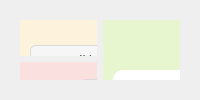
      <widget class="QWidget" name="page_sport">
       <layout class="QGridLayout" name="gridLayout_3">
        <item row="0" column="0">
         <widget class="QWidget" name="widget_8" native="true">
          <layout class="QGridLayout" name="gridLayout_9">
           <item row="0" column="1" rowspan="3">
            <widget class="QWidget" name="widget_20" native="true">
             <property name="styleSheet">
              <string notr="true">background-color: rgb(231, 246, 206);</string>
             </property>
             <widget class="QPushButton" name="viewProgressActivity">
              <property name="geometry">
               <rect>
                <x>110</x>
                <y>10</y>
                <width>141</width>
                <height>32</height>
               </rect>
              </property>
              <property name="styleSheet">
               <string notr="true">QPushButton#viewProgressActivity {
float: right;
border: 1px solid rgb(218, 218, 218);
font: 900 9pt &quot;Arial Black&quot;;
margin-right: 3%;
margin-top: 5px;
border-radius: 5px;
-moz-border-radius: 5px;
-webkit-border-radius: 5px;
padding: 5px 9px;
font-size: 1.2em;
background-color: rgb(246, 246, 246);
text-shadow: #454545 0 0 2px;
color: rgb(38, 50, 56);
}
QPushButton#viewProgressActivity:pressed {
background-color: rgb(218, 218, 218);
border-style: inset;
}</string>
              </property>
              <property name="text">
               <string>ACTIVITY TREND</string>
              </property>
             </widget>
             <widget class="QChartView" name="activityProgressGraphicsView">
              <property name="geometry">
               <rect>
                <x>10</x>
                <y>50</y>
                <width>331</width>
                <height>421</height>
               </rect>
              </property>
              <property name="font">
               <font>
                <family>Arial</family>
               </font>
              </property>
              <property name="styleSheet">
               <string notr="true">background-color: rgb(255, 255, 255);
border-radius: 10px;</string>
              </property>
             </widget>
            </widget>
           </item>
           <item row="0" column="0" rowspan="2">
            <widget class="QWidget" name="widget_7" native="true">
             <property name="styleSheet">
              <string notr="true">background-color: rgb(253, 243, 221);</string>
             </property>
             <widget class="QComboBox" name="activityComboBox">
              <property name="geometry">
               <rect>
                <x>10</x>
                <y>140</y>
                <width>331</width>
                <height>22</height>
               </rect>
              </property>
              <property name="styleSheet">
               <string notr="true">background-color: rgb(255, 255, 255);
border: 1px solid rgb(218, 218, 218);</string>
              </property>
              <property name="insertPolicy">
               <enum>QComboBox::InsertAtBottom</enum>
              </property>
             </widget>
             <widget class="QLabel" name="label_11">
              <property name="geometry">
               <rect>
                <x>10</x>
                <y>0</y>
                <width>341</width>
                <height>21</height>
               </rect>
              </property>
              <property name="font">
               <font>
                <family>Arial Black</family>
                <bold>true</bold>
               </font>
              </property>
              <property name="styleSheet">
               <string notr="true">color: rgb(38, 50, 56);</string>
              </property>
              <property name="text">
               <string>CHOOSE A CATEGORY</string>
              </property>
              <property name="alignment">
               <set>Qt::AlignCenter</set>
              </property>
             </widget>
             <widget class="QLabel" name="label_12">
              <property name="geometry">
               <rect>
                <x>10</x>
                <y>120</y>
                <width>341</width>
                <height>20</height>
               </rect>
              </property>
              <property name="font">
               <font>
                <family>Arial Black</family>
                <pointsize>9</pointsize>
                <bold>true</bold>
               </font>
              </property>
              <property name="styleSheet">
               <string notr="true">color: rgb(38, 50, 56);</string>
              </property>
              <property name="text">
               <string>Activity</string>
              </property>
              <property name="alignment">
               <set>Qt::AlignCenter</set>
              </property>
             </widget>
             <widget class="QGroupBox" name="groupBox">
              <property name="geometry">
               <rect>
                <x>10</x>
                <y>170</y>
                <width>331</width>
                <height>71</height>
               </rect>
              </property>
              <property name="styleSheet">
               <string notr="true">background-color: rgb(253, 227, 170);
border-radius: 10px;</string>
              </property>
              <property name="title">
               <string/>
              </property>
              <widget class="QWidget" name="layoutWidget">
               <property name="geometry">
                <rect>
                 <x>10</x>
                 <y>10</y>
                 <width>321</width>
                 <height>52</height>
                </rect>
               </property>
               <layout class="QGridLayout" name="gridLayout_4">
                <item row="0" column="0">
                 <widget class="QLabel" name="label_9">
                  <property name="font">
                   <font>
                    <family>Arial Black</family>
                   </font>
                  </property>
                  <property name="styleSheet">
                   <string notr="true">color: rgb(38, 50, 56);</string>
                  </property>
                  <property name="text">
                   <string>DURATION</string>
                  </property>
                 </widget>
                </item>
                <item row="0" column="3">
                 <widget class="QLineEdit" name="minDLineEdit">
                  <property name="styleSheet">
                   <string notr="true">background-color: rgb(255, 255, 255);
border: 1px solid rgb(218, 218, 218);
</string>
                  </property>
                 </widget>
                </item>
                <item row="1" column="0">
                 <widget class="QLabel" name="label_10">
                  <property name="font">
                   <font>
                    <family>Arial Black</family>
                   </font>
                  </property>
                  <property name="styleSheet">
                   <string notr="true">color: rgb(38, 50, 56);</string>
                  </property>
                  <property name="text">
                   <string>BODY WEIGHT</string>
                  </property>
                 </widget>
                </item>
                <item row="0" column="2">
                 <widget class="QLabel" name="label_13">
                  <property name="font">
                   <font>
                    <family>Arial Black</family>
                   </font>
                  </property>
                  <property name="text">
                   <string>h</string>
                  </property>
                 </widget>
                </item>
                <item row="0" column="1">
                 <widget class="QLineEdit" name="hourDLineEdit">
                  <property name="styleSheet">
                   <string notr="true">background-color: rgb(255, 255, 255);
border: 1px solid rgb(218, 218, 218);
</string>
                  </property>
                 </widget>
                </item>
                <item row="1" column="2">
                 <widget class="QLabel" name="label_15">
                  <property name="styleSheet">
                   <string notr="true">font: 900 9pt &quot;Arial Black&quot;;</string>
                  </property>
                  <property name="text">
                   <string>kg</string>
                  </property>
                 </widget>
                </item>
                <item row="1" column="1">
                 <widget class="QLineEdit" name="weightLineEdit">
                  <property name="toolTip">
                   <string>&lt;html&gt;&lt;head/&gt;&lt;body&gt;&lt;p&gt;Enter your weight&lt;/p&gt;&lt;/body&gt;&lt;/html&gt;</string>
                  </property>
                  <property name="styleSheet">
                   <string notr="true">background-color: rgb(255, 255, 255);
border: 1px solid rgb(218, 218, 218);
</string>
                  </property>
                 </widget>
                </item>
                <item row="0" column="4">
                 <widget class="QLabel" name="label_14">
                  <property name="styleSheet">
                   <string notr="true">font: 900 9pt &quot;Arial Black&quot;;</string>
                  </property>
                  <property name="text">
                   <string>min</string>
                  </property>
                 </widget>
                </item>
               </layout>
              </widget>
             </widget>
             <widget class="QPushButton" name="lsPushButton">
              <property name="geometry">
               <rect>
                <x>90</x>
                <y>70</y>
                <width>161</width>
                <height>51</height>
               </rect>
              </property>
              <property name="font">
               <font>
                <family>Arial Black</family>
                <pointsize>9</pointsize>
                <italic>false</italic>
                <fontweight>Black</fontweight>
               </font>
              </property>
              <property name="styleSheet">
               <string notr="true">QPushButton#lsPushButton {
float: right;
border: 1px solid rgb(218, 218, 218);
font: 900 9pt &quot;Arial Black&quot;;
margin-right: 3%;
margin-top: 5px;
border-radius: 5px;
-moz-border-radius: 5px;
-webkit-border-radius: 5px;
padding: 5px 9px;
font-size: 1.2em;
background-color: rgb(246, 246, 246);
text-shadow: #454545 0 0 2px;
color: rgb(38, 50, 56);
}
QPushButton#lsPushButton:pressed {
background-color: rgb(218, 218, 218);
border-style: inset;
}</string>
              </property>
              <property name="text">
               <string>Leisure time and
 sports</string>
              </property>
              <property name="icon">
               <iconset resource="things.qrc">
                <normaloff>:/resource/workout (3).png</normaloff>:/resource/workout (3).png</iconset>
              </property>
              <property name="iconSize">
               <size>
                <width>30</width>
                <height>30</height>
               </size>
              </property>
             </widget>
             <widget class="QPushButton" name="hoPushButton">
              <property name="geometry">
               <rect>
                <x>179</x>
                <y>20</y>
                <width>161</width>
                <height>51</height>
               </rect>
              </property>
              <property name="font">
               <font>
                <family>Arial Black</family>
                <pointsize>9</pointsize>
                <italic>false</italic>
                <fontweight>Black</fontweight>
               </font>
              </property>
              <property name="styleSheet">
               <string notr="true">QPushButton#hoPushButton {
float: right;
border: 1px solid rgb(218, 218, 218);
font: 900 9pt &quot;Arial Black&quot;;
margin-right: 3%;
margin-top: 5px;
border-radius: 5px;
-moz-border-radius: 5px;
-webkit-border-radius: 5px;
padding: 5px 9px;
font-size: 1.2em;
background-color: rgb(246, 246, 246);
text-shadow: #454545 0 0 2px;
color: rgb(38, 50, 56);
}
QPushButton#hoPushButton:pressed {
background-color: rgb(218, 218, 218);
border-style: inset;
}</string>
              </property>
              <property name="text">
               <string>Household and
 occupation</string>
              </property>
              <property name="icon">
               <iconset resource="things.qrc">
                <normaloff>:/resource/workout.png</normaloff>:/resource/workout.png</iconset>
              </property>
              <property name="iconSize">
               <size>
                <width>30</width>
                <height>30</height>
               </size>
              </property>
             </widget>
             <widget class="QPushButton" name="wjrPushButton">
              <property name="geometry">
               <rect>
                <x>10</x>
                <y>20</y>
                <width>161</width>
                <height>51</height>
               </rect>
              </property>
              <property name="font">
               <font>
                <family>Arial Black</family>
                <pointsize>9</pointsize>
                <italic>false</italic>
                <fontweight>Black</fontweight>
               </font>
              </property>
              <property name="styleSheet">
               <string notr="true">QPushButton#wjrPushButton {
float: right;
border: 1px solid rgb(218, 218, 218);
font: 900 9pt &quot;Arial Black&quot;;
margin-right: 3%;
margin-top: 5px;
border-radius: 5px;
-moz-border-radius: 5px;
-webkit-border-radius: 5px;
padding: 5px 9px;
font-size: 1.2em;
background-color: rgb(246, 246, 246);
text-shadow: #454545 0 0 2px;
color: rgb(38, 50, 56);
}
QPushButton#wjrPushButton:pressed {
background-color: rgb(218, 218, 218);
border-style: inset;
}</string>
              </property>
              <property name="text">
               <string>Walking, jogging
 and running</string>
              </property>
              <property name="icon">
               <iconset resource="things.qrc">
                <normaloff>:/resource/workout (2).png</normaloff>:/resource/workout (2).png</iconset>
              </property>
              <property name="iconSize">
               <size>
                <width>30</width>
                <height>30</height>
               </size>
              </property>
             </widget>
             <widget class="QPushButton" name="calculatePushButton">
              <property name="geometry">
               <rect>
                <x>130</x>
                <y>240</y>
                <width>101</width>
                <height>31</height>
               </rect>
              </property>
              <property name="font">
               <font>
                <family>Arial Black</family>
                <pointsize>9</pointsize>
                <italic>false</italic>
                <fontweight>Black</fontweight>
               </font>
              </property>
              <property name="styleSheet">
               <string notr="true">QPushButton#calculatePushButton {
float: right;
border: 1px solid rgb(218, 218, 218);
font: 900 9pt &quot;Arial Black&quot;;
margin-right: 3%;
margin-top: 5px;
border-radius: 5px;
-moz-border-radius: 5px;
-webkit-border-radius: 5px;
padding: 5px 9px;
font-size: 1.2em;
background-color: rgb(246, 246, 246);
text-shadow: #454545 0 0 2px;
color: rgb(38, 50, 56);
}
QPushButton#calculatePushButton:pressed {
background-color: rgb(218, 218, 218);
border-style: inset;
}</string>
              </property>
              <property name="text">
               <string>CALCULATE</string>
              </property>
             </widget>
             <widget class="QGroupBox" name="groupBox_2">
              <property name="geometry">
               <rect>
                <x>10</x>
                <y>280</y>
                <width>331</width>
                <height>61</height>
               </rect>
              </property>
              <property name="styleSheet">
               <string notr="true">font: 900 9pt &quot;Arial Black&quot;;
color: rgb(38, 50, 56);</string>
              </property>
              <property name="title">
               <string>RESULT</string>
              </property>
              <layout class="QGridLayout" name="gridLayout_12">
               <item row="0" column="0">
                <layout class="QHBoxLayout" name="horizontalLayout_4">
                 <item>
                  <widget class="QLabel" name="totalCalorieActivityLabel">
                   <property name="styleSheet">
                    <string notr="true">background-color: rgb(255, 255, 255);
border-radius: 10px;
border: 1px solid rgb(218, 218, 218);</string>
                   </property>
                   <property name="text">
                    <string/>
                   </property>
                   <property name="alignment">
                    <set>Qt::AlignCenter</set>
                   </property>
                  </widget>
                 </item>
                 <item>
                  <widget class="QLabel" name="label_37">
                   <property name="font">
                    <font>
                     <family>Arial Black</family>
                     <pointsize>9</pointsize>
                     <italic>false</italic>
                     <fontweight>Black</fontweight>
                    </font>
                   </property>
                   <property name="text">
                    <string>&lt;html&gt;&lt;head/&gt;&lt;body&gt;&lt;p&gt;&lt;span style=&quot; font-size:10pt;&quot;&gt;Calories&lt;/span&gt;&lt;/p&gt;&lt;/body&gt;&lt;/html&gt;</string>
                   </property>
                  </widget>
                 </item>
                </layout>
               </item>
              </layout>
             </widget>
            </widget>
           </item>
           <item row="2" column="0">
            <widget class="QWidget" name="widget_9" native="true">
             <property name="styleSheet">
              <string notr="true">background-color: rgb(251, 224, 224);</string>
             </property>
             <widget class="QTableWidget" name="tableWidget">
              <property name="geometry">
               <rect>
                <x>10</x>
                <y>50</y>
                <width>331</width>
                <height>121</height>
               </rect>
              </property>
             </widget>
             <widget class="QTableWidget" name="activityDBTableWidget">
              <property name="geometry">
               <rect>
                <x>10</x>
                <y>50</y>
                <width>331</width>
                <height>121</height>
               </rect>
              </property>
              <property name="styleSheet">
               <string notr="true">background-color: rgb(255, 255, 255);</string>
              </property>
              <property name="editTriggers">
               <set>QAbstractItemView::NoEditTriggers</set>
              </property>
              <property name="sortingEnabled">
               <bool>true</bool>
              </property>
              <column>
               <property name="text">
                <string>DATA</string>
               </property>
               <property name="font">
                <font>
                 <family>Arial Black</family>
                </font>
               </property>
              </column>
              <column>
               <property name="text">
                <string>ACTIVITY</string>
               </property>
               <property name="font">
                <font>
                 <family>Arial Black</family>
                </font>
               </property>
              </column>
              <column>
               <property name="text">
                <string>DURATION</string>
               </property>
               <property name="font">
                <font>
                 <family>Arial Black</family>
                </font>
               </property>
              </column>
              <column>
               <property name="text">
                <string>CALORIES</string>
               </property>
               <property name="font">
                <font>
                 <family>Arial Black</family>
                </font>
               </property>
              </column>
             </widget>
             <widget class="QWidget" name="layoutWidget">
              <property name="geometry">
               <rect>
                <x>60</x>
                <y>10</y>
                <width>281</width>
                <height>36</height>
               </rect>
              </property>
              <layout class="QHBoxLayout" name="horizontalLayout_2">
               <item>
                <widget class="QPushButton" name="addToDBActPushButton">
                 <property name="styleSheet">
                  <string notr="true">QPushButton#addToDBActPushButton {
float: right;
border: 1px solid rgb(218, 218, 218);
font: 900 9pt &quot;Arial Black&quot;;
margin-right: 3%;
margin-top: 5px;
border-radius: 5px;
-moz-border-radius: 5px;
-webkit-border-radius: 5px;
padding: 5px 9px;
font-size: 1.2em;
background-color: rgb(246, 246, 246);
text-shadow: #454545 0 0 2px;
color: rgb(38, 50, 56);
}
QPushButton#addToDBActPushButton:pressed {
background-color: rgb(218, 218, 218);
border-style: inset;
}</string>
                 </property>
                 <property name="text">
                  <string>SAVE</string>
                 </property>
                </widget>
               </item>
               <item>
                <widget class="QPushButton" name="viewDataActPushButton">
                 <property name="styleSheet">
                  <string notr="true">QPushButton#viewDataActPushButton {
float: right;
border: 1px solid rgb(218, 218, 218);
font: 900 9pt &quot;Arial Black&quot;;
margin-right: 3%;
margin-top: 5px;
border-radius: 5px;
-moz-border-radius: 5px;
-webkit-border-radius: 5px;
padding: 5px 9px;
font-size: 1.2em;
background-color: rgb(246, 246, 246);
text-shadow: #454545 0 0 2px;
color: rgb(38, 50, 56);
}
QPushButton#viewDataActPushButton:pressed {
background-color: rgb(218, 218, 218);
border-style: inset;
}</string>
                 </property>
                 <property name="text">
                  <string>VIEW</string>
                 </property>
                </widget>
               </item>
               <item>
                <widget class="QPushButton" name="deleteDataActPushButton">
                 <property name="styleSheet">
                  <string notr="true">QPushButton#deleteDataActPushButton {
float: right;
border: 1px solid rgb(218, 218, 218);
font: 900 9pt &quot;Arial Black&quot;;
margin-right: 3%;
margin-top: 5px;
border-radius: 5px;
-moz-border-radius: 5px;
-webkit-border-radius: 5px;
padding: 5px 9px;
font-size: 1.2em;
background-color: rgb(246, 246, 246);
text-shadow: #454545 0 0 2px;
color: rgb(38, 50, 56);
}
QPushButton#deleteDataActPushButton:pressed {
background-color: rgb(218, 218, 218);
border-style: inset;
}</string>
                 </property>
                 <property name="text">
                  <string>DELETE</string>
                 </property>
                </widget>
               </item>
              </layout>
             </widget>
             <widget class="QLabel" name="label_51">
              <property name="geometry">
               <rect>
                <x>10</x>
                <y>10</y>
                <width>41</width>
                <height>31</height>
               </rect>
              </property>
              <property name="toolTip">
               <string>&lt;html&gt;&lt;head/&gt;&lt;body&gt;&lt;p&gt;You can add activity information to track your active activities.&lt;/p&gt;&lt;/body&gt;&lt;/html&gt;</string>
              </property>
              <property name="styleSheet">
               <string notr="true">image: url(:/resource/question (1).png);</string>
              </property>
              <property name="text">
               <string/>
              </property>
             </widget>
            </widget>
           </item>
          </layout>
         </widget>
        </item>
       </layout>
      </widget>
